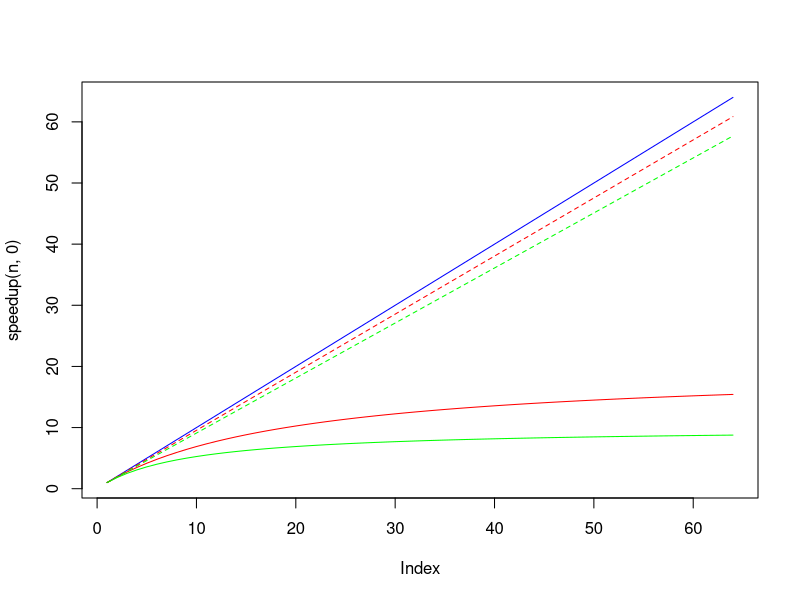

Here is the R script that generated this plot:

speedup <- function(n,f){
  return(n/(1+(n-1)*f))
}
sspeedup <- function(n,s){
  return(n+(1-n)*s)
}

n <- seq(1,64,1)
plot(speedup(n,0),type="l",col="blue")
lines(speedup(n,0.05),type="l",col="red")
lines(speedup(n,0.10),type="l",col="green")

lines(sspeedup(n,0.05),type="l",lty=2,col="red")
lines(sspeedup(n,0.10),type="l",lty=2,col="green")
